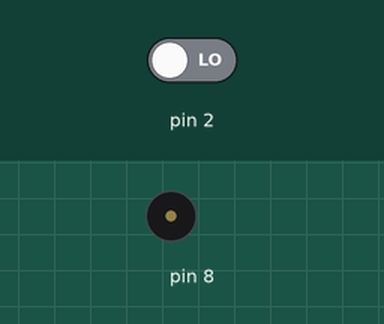
Bench run of a sketch on a simulated Arduino Uno, built with avr-gcc and run on an emulated ATmega328P. Shown: buzzer (waves = sounding). Inputs (shaded band) come from the test bench; at power-on: pin 2 LOW.

Above: at 1.2 s.
1.3 s: pin 2 driven HIGH
At 1.6 s:
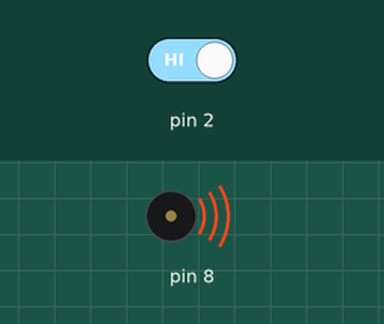
Timing chart, 0 to 8.8 s (numbered marks = the images above; inputs shaded):
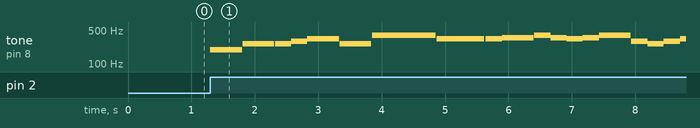

Measured:
- after the input at 1.3 s, tone on pin 8: plays 196 Hz for 0.50 s, 262 Hz for 0.50 s, 262 Hz for 0.26 s, 294 Hz for 0.26 s, 330 Hz for 0.50 s, 262 Hz for 0.50 s … (19 notes in this stretch), starting at once

The sketch:

TeDeum.ino
```cpp
#include "pitches.h"

const int threshold = 10;    // minimum reading of the sensors that generates a note

// notes to play, corresponding to the 3 sensors:

void setup() {

}

void loop() {

    // get a sensor reading:
    int sensorReading = digitalRead(2);

    // if the sensor is pressed hard enough:
    if (sensorReading == HIGH) {
      // play the note corresponding to this sensor:
      teDeum();
    }
    else
    {
      digitalWrite(8,HIGH);
    }

}
void teDeum(){
tone(8,196,500); delay(510);
tone(8,262,500); delay(510);
tone(8,262,250); delay(255);
tone(8,294,250); delay(255);
tone(8,330,500); delay(510);
tone(8,262,500); delay(510);
tone(8,392,1000);delay(1020);
tone(8,330,750); delay(775);
tone(8,330,250); delay(255);
tone(8,349,500); delay(510);
tone(8,392,250); delay(255);
tone(8,349,250);delay(255);
tone(8,330,250);delay(255);
tone(8,349,250);delay(255);
tone(8,392,500); delay(510);
tone(8,294,250);delay(255);
tone(8,262,250);delay(255);
tone(8,294,250);delay(255);
tone(8,330,250);delay(255);
tone(8,294,500); delay(510);

tone(8,196,500); delay(510);
tone(8,262,500); delay(510);
tone(8,262,250);delay(255);
tone(8,294,250);delay(255);
tone(8,330,500);delay(510);
tone(8,262,500);delay(510);
tone(8,392,1000);delay(1020);
tone(8,330,750);delay(775);
tone(8,330,250);delay(255);
tone(8,349,250);delay(255);
tone(8,392,250);delay(255);
tone(8,330,250);delay(255);
tone(8,349,250);delay(255);
tone(8,294,750);delay(775);
tone(8,262,250);delay(255);
tone(8,262,1000);delay(1020);
noTone(8);
}
```

pitches.h
```cpp
/*************************************************
 * Public Constants
 *************************************************/

#define NOTE_B0  31
#define NOTE_C1  33
#define NOTE_CS1 35
#define NOTE_D1  37
#define NOTE_DS1 39
#define NOTE_E1  41
#define NOTE_F1  44
#define NOTE_FS1 46
#define NOTE_G1  49
#define NOTE_GS1 52
#define NOTE_A1  55
#define NOTE_AS1 58
#define NOTE_B1  62
#define NOTE_C2  65
#define NOTE_CS2 69
#define NOTE_D2  73
#define NOTE_DS2 78
#define NOTE_E2  82
#define NOTE_F2  87
#define NOTE_FS2 93
#define NOTE_G2  98
#define NOTE_GS2 104
#define NOTE_A2  110
#define NOTE_AS2 117
#define NOTE_B2  123
#define NOTE_C3  131
#define NOTE_CS3 139
#define NOTE_D3  147
#define NOTE_DS3 156
#define NOTE_E3  165
#define NOTE_F3  175
#define NOTE_FS3 185
#define NOTE_G3  196
#define NOTE_GS3 208
#define NOTE_A3  220
#define NOTE_AS3 233
#define NOTE_B3  247
#define NOTE_C4  262
#define NOTE_CS4 277
#define NOTE_D4  294
#define NOTE_DS4 311
#define NOTE_E4  330
#define NOTE_F4  349
#define NOTE_FS4 370
#define NOTE_G4  392
#define NOTE_GS4 415
#define NOTE_A4  440
#define NOTE_AS4 466
#define NOTE_B4  494
#define NOTE_C5  523
#define NOTE_CS5 554
#define NOTE_D5  587
#define NOTE_DS5 622
#define NOTE_E5  659
#define NOTE_F5  698
#define NOTE_FS5 740
#define NOTE_G5  784
#define NOTE_GS5 831
#define NOTE_A5  880
#define NOTE_AS5 932
#define NOTE_B5  988
#define NOTE_C6  1047
#define NOTE_CS6 1109
#define NOTE_D6  1175
#define NOTE_DS6 1245
#define NOTE_E6  1319
#define NOTE_F6  1397
#define NOTE_FS6 1480
#define NOTE_G6  1568
#define NOTE_GS6 1661
#define NOTE_A6  1760
#define NOTE_AS6 1865
#define NOTE_B6  1976
#define NOTE_C7  2093
#define NOTE_CS7 2217
#define NOTE_D7  2349
#define NOTE_DS7 2489
#define NOTE_E7  2637
#define NOTE_F7  2794
#define NOTE_FS7 2960
#define NOTE_G7  3136
#define NOTE_GS7 3322
#define NOTE_A7  3520
#define NOTE_AS7 3729
#define NOTE_B7  3951
#define NOTE_C8  4186
#define NOTE_CS8 4435
#define NOTE_D8  4699
#define NOTE_DS8 4978
```
